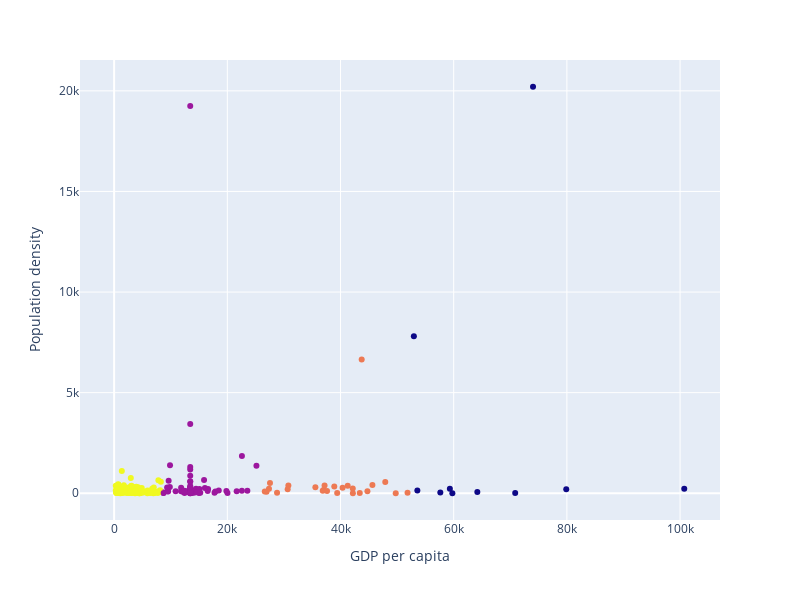

This figure's notebook cell:
### Code cell
fig = px.scatter(
    df, x='GDP per capita', y='Population density', color=km.labels_,
    hover_data=['Country Name', 'Region'],
    width=800, height=600
)

fig.update(layout_coloraxis_showscale=False)

fig.show()

### Figure 1 — Plotly figure (JSON) as saved in the notebook; plotly's stock layout.template omitted (floating-point values rounded to 4 significant figures; data arrays with more than 128 entries replaced by an {"elided": "..."} marker saying what was removed)
{"data": [{"customdata": {"elided": "217x2 str values"}, "hovertemplate": "GDP per capita=%{x}<br>Population density=%{y}<br>Country Name=%{customdata[0]}<br>Region=%{customdata[1]}<br>color=%{marker.color}<extra></extra>", "legendgroup": "", "marker": {"color": {"elided": "217 int values"}, "coloraxis": "coloraxis", "symbol": "circle"}, "mode": "markers", "name": "", "orientation": "v", "showlegend": false, "type": "scatter", "x": {"elided": "217 float values"}, "xaxis": "x", "y": {"elided": "217 float values"}, "yaxis": "y"}], "layout": {"coloraxis": {"colorbar": {"title": {"text": "color"}}, "colorscale": [[0, "#0d0887"], [0.1111, "#46039f"], [0.2222, "#7201a8"], [0.3333, "#9c179e"], [0.4444, "#bd3786"], [0.5556, "#d8576b"], [0.6667, "#ed7953"], [0.7778, "#fb9f3a"], [0.8889, "#fdca26"], [1, "#f0f921"]], "showscale": false}, "height": 600, "legend": {"tracegroupgap": 0}, "margin": {"t": 60}, "width": 800, "xaxis": {"anchor": "y", "domain": [0, 1], "title": {"text": "GDP per capita"}}, "yaxis": {"anchor": "x", "domain": [0, 1], "title": {"text": "Population density"}}}}
